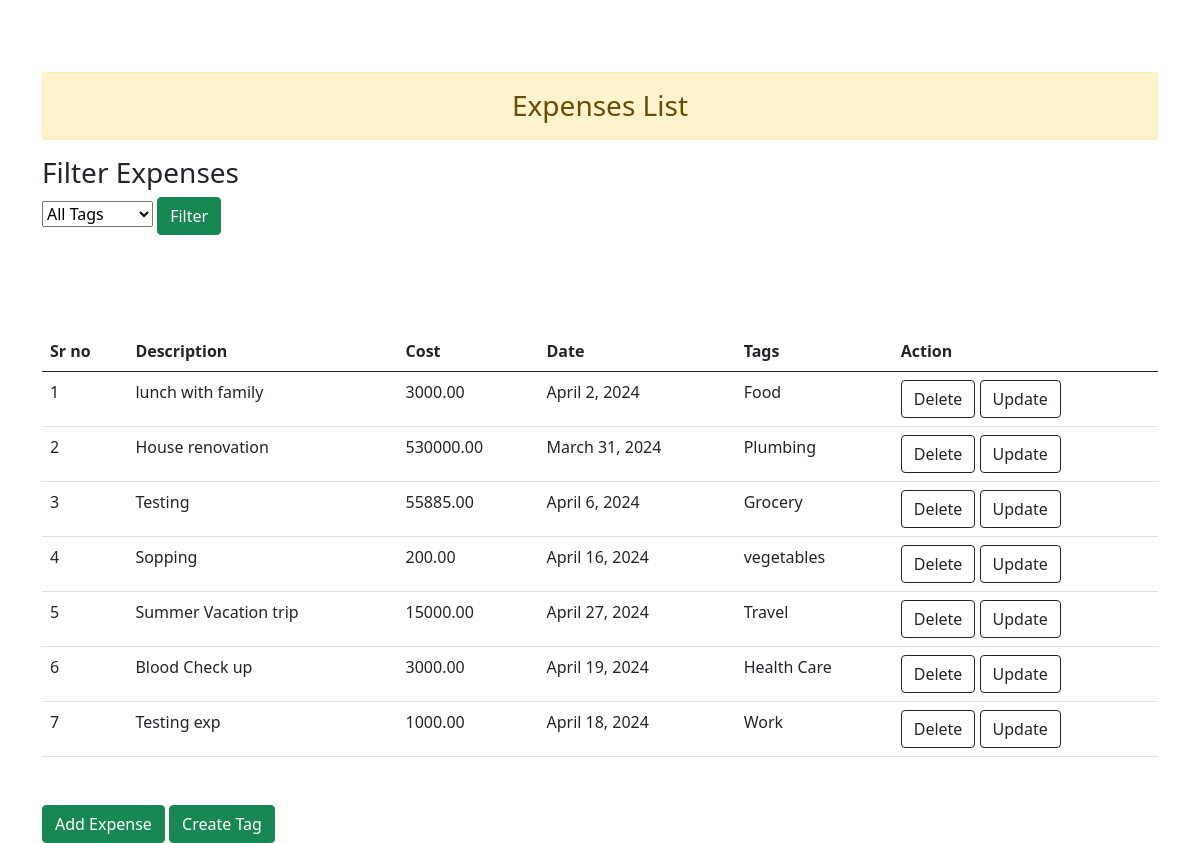
Before: / with the older database file.
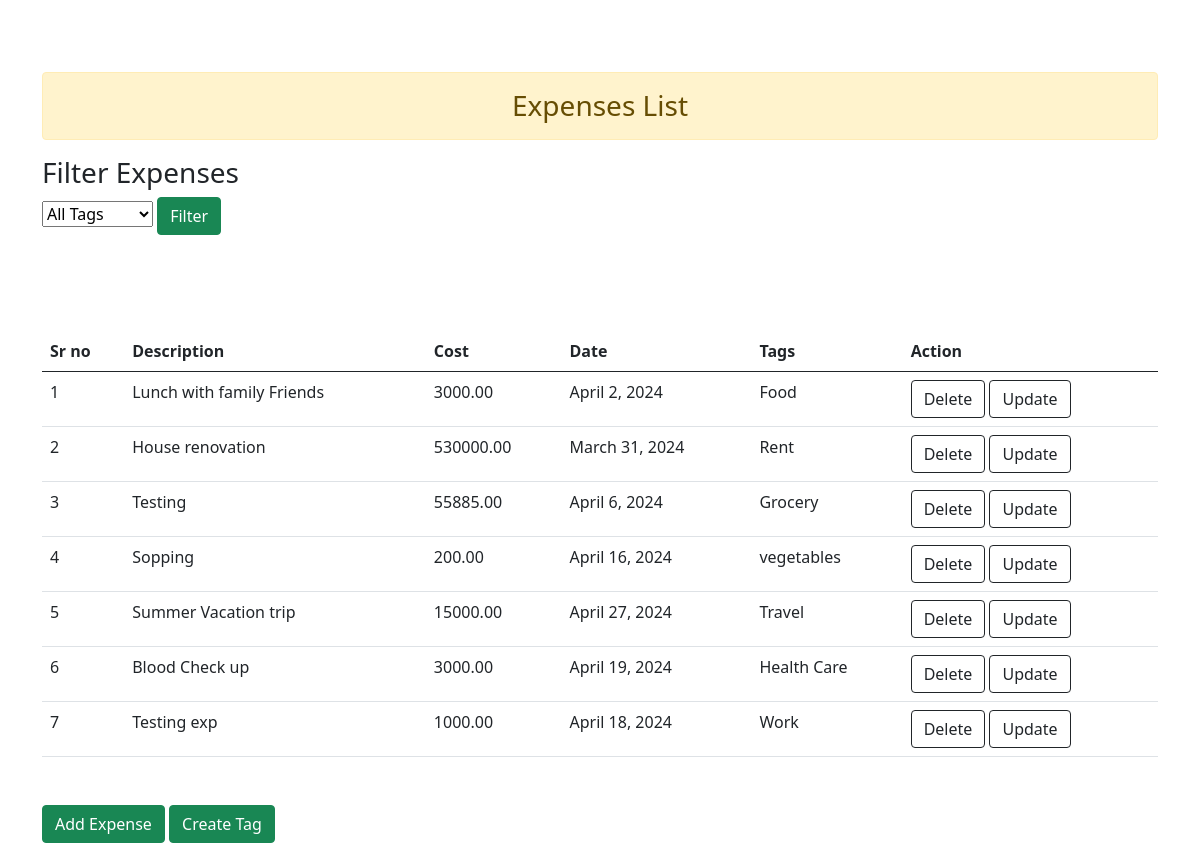
After: the same page with the newer database file.
### app1/models.py (models this page shows, shortened)
class Expense(models.Model):
    description = models.CharField(max_length=255)
    cost = models.DecimalField(max_digits = 10, decimal_places = 2, null = True)
    date = models.DateField()
    tags = models.ManyToManyField(Tag, related_name='expenses' , null=True)

class Tag(models.Model):
    name = models.CharField(max_length=50)

### app1/views.py (the view)
# urls.py: path("", views.expense_list, name="expense_list"),
def expense_list(request):
    tags = Tag.objects.all()  # Get all tags (for filter dropdown)
    expenses = Expense.objects.all()
    selected_tag_id = request.GET.get('tag', None)
    if selected_tag_id:
        expenses = expenses.filter(tags__id=selected_tag_id)  # Filter by tag ID
    context = {'tags': tags, 'expenses': expenses}
    return render(request, 'expense_list.html', context)

### templates/expense_list.html (shortened to what this page needs)
<!doctype html>
<html lang="en">
  <head>
    <link href="https://cdn.jsdelivr.net/npm/bootstrap@5.0.2/dist/css/bootstrap.min.css" rel="stylesheet">
  </head>
  <body>
    <div class="container">
      <br><br><br>
      <h3 class="alert alert-warning text-center">Expenses List</h3>
      <h3>Filter Expenses</h3>
<form action="" method="get">
  <select name="tag">
    <option value="">All Tags</option>
  </select>
  <button type="submit" class="btn btn-success" >Filter</button>
</form>
      <table class="table my-5">
        <table class="table my-5">
          <thead class="thead-dark">
          <tr>
              <th scope="col">Sr no</th>
              <th scope="col">Description</th>
              <th scope="col">Cost</th>
              <th scope="col">Date</th>
              <th scope="col">Tags</th>
              <th scope="col">Action</th>
          </tr>
          </thead>
          <tbody>
          {% for expense in expenses %}
          <tr>
              <td>{{ forloop.counter }}</td>
              <td>{{ expense.description }}</td>
              <td>{{ expense.cost }}</td>
              <td>{{ expense.date }}</td>
              <td>
                {% if expense.tags.all %}
                  {% for tag in expense.tags.all %}
                      {{ tag.name }}
                  {% endfor %}
                  {% else %}
                No Tags Found
                {% endif %}
              </td>
              <td>
                <form action="{% url 'delete' expense.id %}" method="post" class="d-inline">
                    <button type="submit" class="btn btn-outline-dark text-center">Delete</button>
                </form>
                <div class="d-inline">
                  <a href="/update/{{ expense.id }}/" class="btn btn-outline-dark text-center">Update</a>
                </div>
            </td>
          </tr>
          {% endfor %}
          </tbody>
      </table>
      <a href="{% url 'create_expense' %}" class="btn btn-success">Add Expense</a>
      <a href="{% url 'create_tag' %}" class="btn btn-success">Create Tag</a>
  </div>
  </body>
</html>

Changed rows visible on the page:
changed Expense: description "lunch with family" → "Lunch with family Friends"
changed Expense "House renovation": loses Tag (name "Plumbing"); gains Tag (name "Rent")
